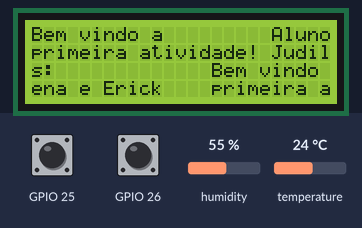
Bench run of a sketch on a simulated ESP32. On the bench: 25×4 character LCD. Inputs (shaded band) come from the test bench; at power-on: GPIO 25 LOW, temperature 24 °C, GPIO 26 LOW, humidity 55 %.

Above: at 1.2 s.
1.3 s: GPIO 25 driven HIGH
At 2.1 s:
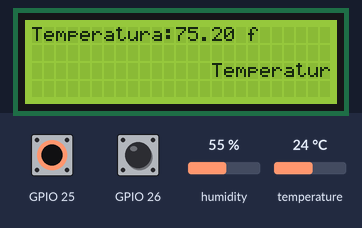
3.2 s: temperature set to 12 °C
At 4.1 s:
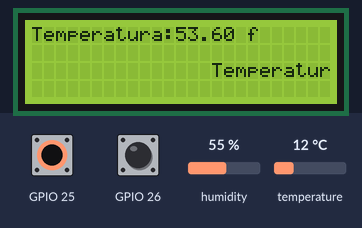
4.8 s: temperature set to 19 °C
At 6.1 s:
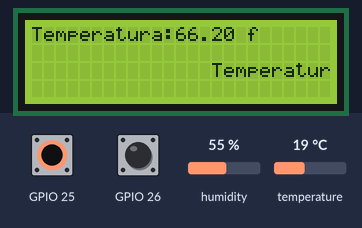
6.4 s: temperature set to 28 °C
At 7.0 s:
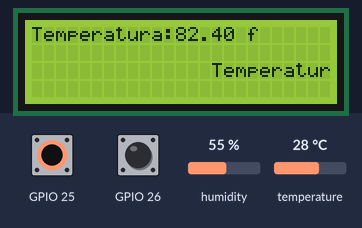
8.0 s: GPIO 26 driven HIGH
At 8.8 s:
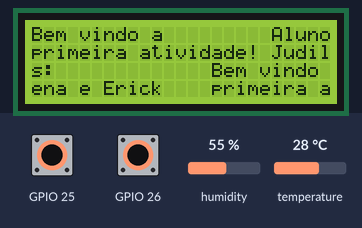
9.6 s: GPIO 25 pulsed LOW 2 times (0.12 s each, 0.3 s apart)
At 10.1 s:
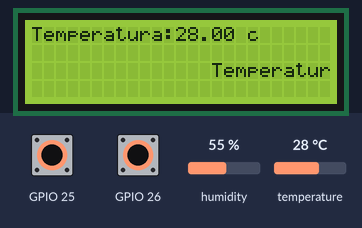
Timing chart, 0 to 12.6 s (numbered marks = the images above; inputs shaded):
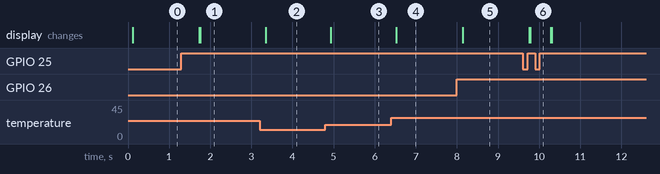

Measured:
- after the input at 1.3 s, the display: first changes after 0.43 s (image 1 shows a later state)
- after the input at 3.2 s, the display: changes after 0.15 s (image 2)
- after the input at 4.8 s, the display: changes after 0.14 s (image 3)
- after the input at 6.4 s, the display: changes after 0.13 s (image 4)
- after the input at 8.0 s, the display: changes after 0.14 s (image 5)
- after the input at 9.6 s, the display: first changes after 0.16 s (image 6 shows a later state)

The sketch:

sketch.ino
```cpp
# include <freertos/FreeRTOS.h>
# include <freertos/task.h>
# include <freertos/semphr.h>
#include <LiquidCrystal_I2C.h>
#include "DHTesp.h"

// Define o tempo de debounce para os botões
#define TEMPO_DEBOUNCE 10

// Pino do sensor DHT22
const int DHT_PIN = 16;

// Instância do sensor DHT22
DHTesp dhtSensor;

// Instância do LCD
LiquidCrystal_I2C lcd(0x27, 25, 4);

// Semáforos para controle de eventos
SemaphoreHandle_t sem;
SemaphoreHandle_t sem2;

// Variáveis globais para controle de estado
unsigned long timestamp_ultimo_acionamento = 0;
volatile boolean welcome = true;
volatile boolean trocou = false;
volatile char tipo = 'c';

// Protótipos das funções
void IRAM_ATTR isr();
void IRAM_ATTR isr2();
void vButton(void * algo);
void aButton(void * algo);
void mostrarLCD(void * algo);

// Configuração inicial
void setup() {
  // Configura os pinos dos botões como interrupções
  attachInterrupt(digitalPinToInterrupt(25), isr, RISING); // Botão vermelho
  attachInterrupt(digitalPinToInterrupt(26), isr2, RISING); // Botão amarelo

  // Inicializa a comunicação serial
  Serial.begin(115200);

  // Configura o sensor DHT22
  dhtSensor.setup(DHT_PIN, DHTesp::DHT22);

  // Inicializa o LCD
  lcd.init();
  lcd.backlight();

  // Cria os semáforos
  sem = xSemaphoreCreateBinary();
  sem2 = xSemaphoreCreateBinary();

  // Cria as tarefas
  xTaskCreatePinnedToCore(vButton, "vermeio", 4096, NULL, 1, NULL, 0);
  xTaskCreatePinnedToCore(aButton, "amarelu", 4096, NULL, 1, NULL, 0);
  xTaskCreatePinnedToCore(mostrarLCD, "tevelisaum", 4096, NULL, 1, NULL, 0);
}

// Loop principal vazio
void loop() {
  // O loop é vazio pois as operações são realizadas em outras tarefas
}

// Manipulador de interrupção para o botão vermelho
void IRAM_ATTR isr() {
  if ((millis() - timestamp_ultimo_acionamento) >= TEMPO_DEBOUNCE) {
    xSemaphoreGiveFromISR(sem, NULL);
  }
}

// Manipulador de interrupção para o botão amarelo
void IRAM_ATTR isr2() {
  if ((millis() - timestamp_ultimo_acionamento) >= TEMPO_DEBOUNCE) {
    xSemaphoreGiveFromISR(sem2, NULL);
  }
}

// Tarefa para lidar com o botão vermelho
void vButton(void * algo) {
  for (;;) {
    if (xSemaphoreTake(sem, pdMS_TO_TICKS(200)) == true) {
      // Troca entre 'c' e 'f'
      if (tipo == 'c') {
        tipo = 'f';
      } else if (tipo == 'f') {
        tipo = 'c';
      }
      welcome = false;
      trocou = true;
    }
  }
}

// Tarefa para lidar com o botão amarelo
void aButton(void * algo) {
  for (;;) {
    if (xSemaphoreTake(sem2, pdMS_TO_TICKS(200)) == true) {
      // Troca para o modo de boas-vindas
      welcome = true;
      trocou = true;
    }
  }
}

// Tarefa para exibir informações no LCD
void mostrarLCD(void * algo) {
  while (1) {
    if (trocou) {
      lcd.clear();
      trocou = false;
    }

    // Exibe a mensagem de boas-vindas
    if (welcome) {
      lcd.setCursor(0, 0);
      lcd.print("Bem vindo a ");
      lcd.setCursor(0, 1);
      lcd.print("primeira atividade!");
      lcd.setCursor(0, 2);
      lcd.print("Alunos: ");
      lcd.setCursor(0, 3);
      lcd.print("Judilena e Erick");
    } else {
      // Exibe a temperatura
      TempAndHumidity data = dhtSensor.getTempAndHumidity();
      lcd.setCursor(0, 0);
      lcd.print("Temperatura: ");
      if (tipo == 'f') {
        data.temperature = (data.temperature * 1.8) + 32;
      }
      lcd.setCursor(12, 0);
      lcd.print(String(data.temperature, 2) + " " + tipo);
    }
    vTaskDelay(pdMS_TO_TICKS(500)); // Atraso entre as atualizações do display
  }
}
```
